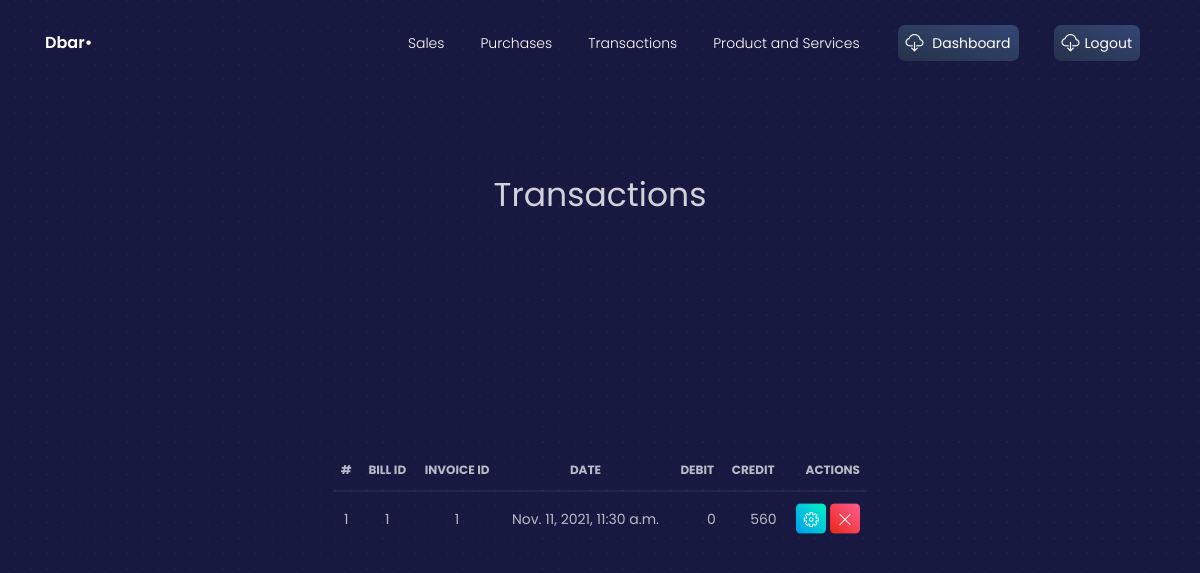
The page /view_transactions/ (signed in) on the database as committed earlier.
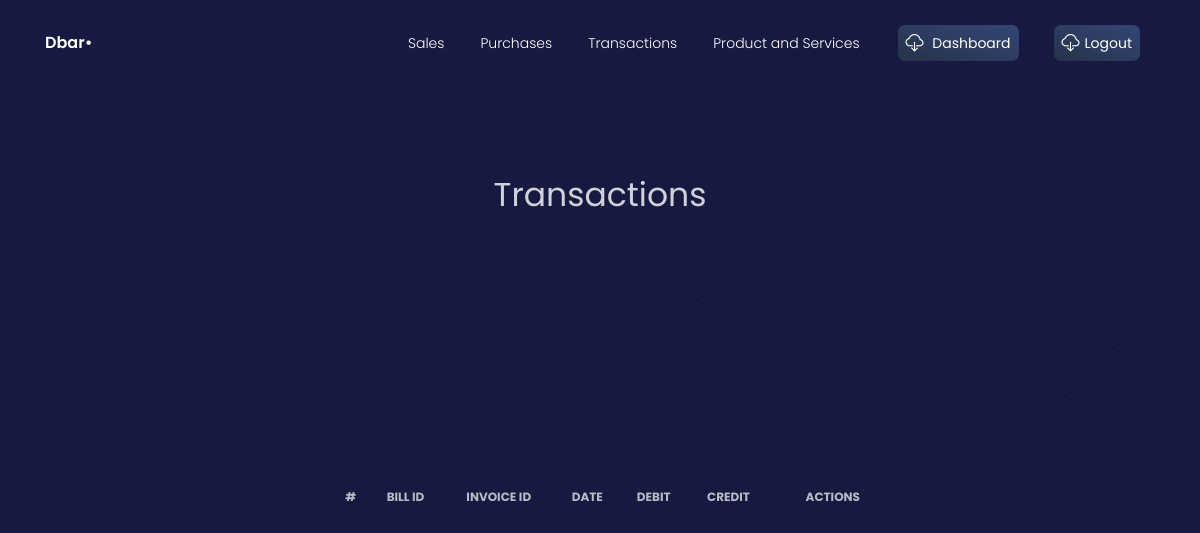
The same page on the database as committed later.
### crm/models.py (models this page shows, shortened)
class Transaction(models.Model):
    transactionID = models.AutoField(primary_key=True)
    billID = models.ForeignKey(Purchases, on_delete=models.CASCADE)
    salesID = models.ForeignKey(Sales, on_delete=models.CASCADE)
    date = models.DateTimeField(auto_now=False, auto_now_add=False)
    debit = models.IntegerField()
    credit = models.IntegerField()

class Purchases(models.Model):
    billID = models.AutoField(primary_key=True)
    companyID = models.ForeignKey(Company, on_delete=models.CASCADE)
    businessID = models.ForeignKey(Business, on_delete=models.CASCADE)
    items = models.ManyToManyField(ProductsAndServices)
    STAT = (
        ('Paid', 'Paid'),
        ('Unpaid', 'Unpaid')
    )
    status = models.CharField(max_length=64, choices=STAT)
    def __str__(self):
        return str(self.billID)

class Sales(models.Model):
    salesID = models.AutoField(primary_key=True)
    companyID = models.ForeignKey(Company, on_delete=models.CASCADE)
    businessID = models.ForeignKey(Business, on_delete=models.CASCADE)
    items = models.ManyToManyField(ProductsAndServices)
    STAT = (
        ('A', 'Approved'),
        ('NA', 'NotApproved')
    )
    status = models.CharField(max_length=2, choices=STAT)
    def __str__(self):
        return str(self.salesID)

### crm/views.py (the view)
# urls.py: path('view_transactions/', views.view_transactions, name='view_transactions' ),
@login_required
def view_transactions(request):
    context = {}
    context["dataset"] =Transaction.objects.all()
    return render(request, 'view_transactions.html', context)

### templates/view_transactions.html (shortened to what this page needs)
{% load static %}
{% load static %}
{% load widget_tweaks %}
<!DOCTYPE html>
<html lang="en">
<head>
  <link href="https://use.fontawesome.com/releases/v5.0.6/css/all.css" rel="stylesheet">
    <link rel="stylesheet" href="https://maxcdn.bootstrapcdn.com/bootstrap/4.5.2/css/bootstrap.min.css">
  <link href="{% static './css/nucleo-icons.css' %}" rel="stylesheet" />
  <link href="{% static './css/blk-design-system.css' %}" rel="stylesheet" />
  <link href="{% static './demo/demo.css' %}" rel="stylesheet" />
</head>
<body class="landing-page">
  <nav class="navbar navbar-expand-lg fixed-top navbar-transparent " color-on-scroll="100">
    <div class="container">
      <div class="navbar-translate">
        <a class="navbar-brand" href="#" target="">
          <span>Dbar•</span>
        </a>
      </div>
      <div class="collapse navbar-collapse justify-content-end" id="navigation">
        <ul class="navbar-nav">
        <li class="nav-item">
            <a class="nav-link" href="{% url 'invoices' %}">Sales</a>
          </li>
          <li class="nav-item">
            <a class="nav-link" href="{% url 'purchases' %}">Purchases</a>
          </li>
          <li class="nav-item">
            <a class="nav-link" href="{% url 'transaction' %}">Transactions</a>
          </li>
          <li class="nav-item">
            <a class="nav-link" href="{% url 'productandservice' %}">Product and Services</a>
          </li>
          <li class="nav-item">
            <a class="nav-link btn btn-default d-none d-lg-block" href="{% url 'dashboard' %}">
              <i class="tim-icons icon-cloud-download-93"></i> Dashboard
            </a>
          </li>
          <li class="nav-item">
            <a class="nav-link btn btn-default d-none d-lg-block" href="{% url 'logout' %}">
              <i class="tim-icons icon-cloud-download-93"></i>Logout
            </a>
          </li>
        </ul>
      </div>
    </div>
  </nav>
<div class="wrapper">
    <div class="page-header header-filter">
       <br /><br /><br /><br /><br /><br /><br /><br /><br /><br />
      <div class="container">
        <div class="content-center brand">
          <h1 class="h3-seo">Transactions</h1>
        </div>
      </div>
      <div class="row">
        <div class="content-center brand">
           <br /><br /><br /><br /><br /><br /><br /><br /><br /><br />
          <table class="table">
            <thead>
              <tr>
                <th class="text-center">#</th>
                <th>Bill ID</th>
                <th>Invoice ID</th>
                <th>Date</th>
                <th>Debit</th>
                <th>Credit</th>
                <th class="text-right">Actions</th>
              </tr>
            </thead>
            <tbody>
            {% for data in dataset %}
              <tr>
                  <td class="text-center">{{ data.transactionID }}</td>
                  <td>{{ data.billID }}</td>
                  <td>{{ data.salesID }}</td>
                  <td>{{ data.date }}</td>
                  <td class="text-right">{{ data.credit }}</td>
                  <td class="text-right">{{ data.debit }}</td>
                  <td class="td-actions text-right">
                  <a href="update_transactions/?id={{data.transactionID}}">
                    <button type="button" rel="tooltip" class="btn btn-success btn-sm btn-icon">
                      <i class="tim-icons icon-settings-gear-63"></i>
                    </button>
                  </a>
                  <a href='delete_transactions/?id={{data.transactionID}}'>
                    <button type="button" rel="tooltip" class="btn btn-danger btn-sm btn-icon">
                        <i class="tim-icons icon-simple-remove"></i>
                    </button>
                  </a>
                  </td>
              </tr>
            {% endfor %}
            </tbody>
          </table>
        </div>
      </div>
    </div>
  </div>
</body>
</html>

Rows that differ between the two databases and show on the page:
removed Transaction: transactionID "1", billID "1", salesID "1", date "Nov. 11, 2021, 11:30 a.m.", credit "0", debit "560"
